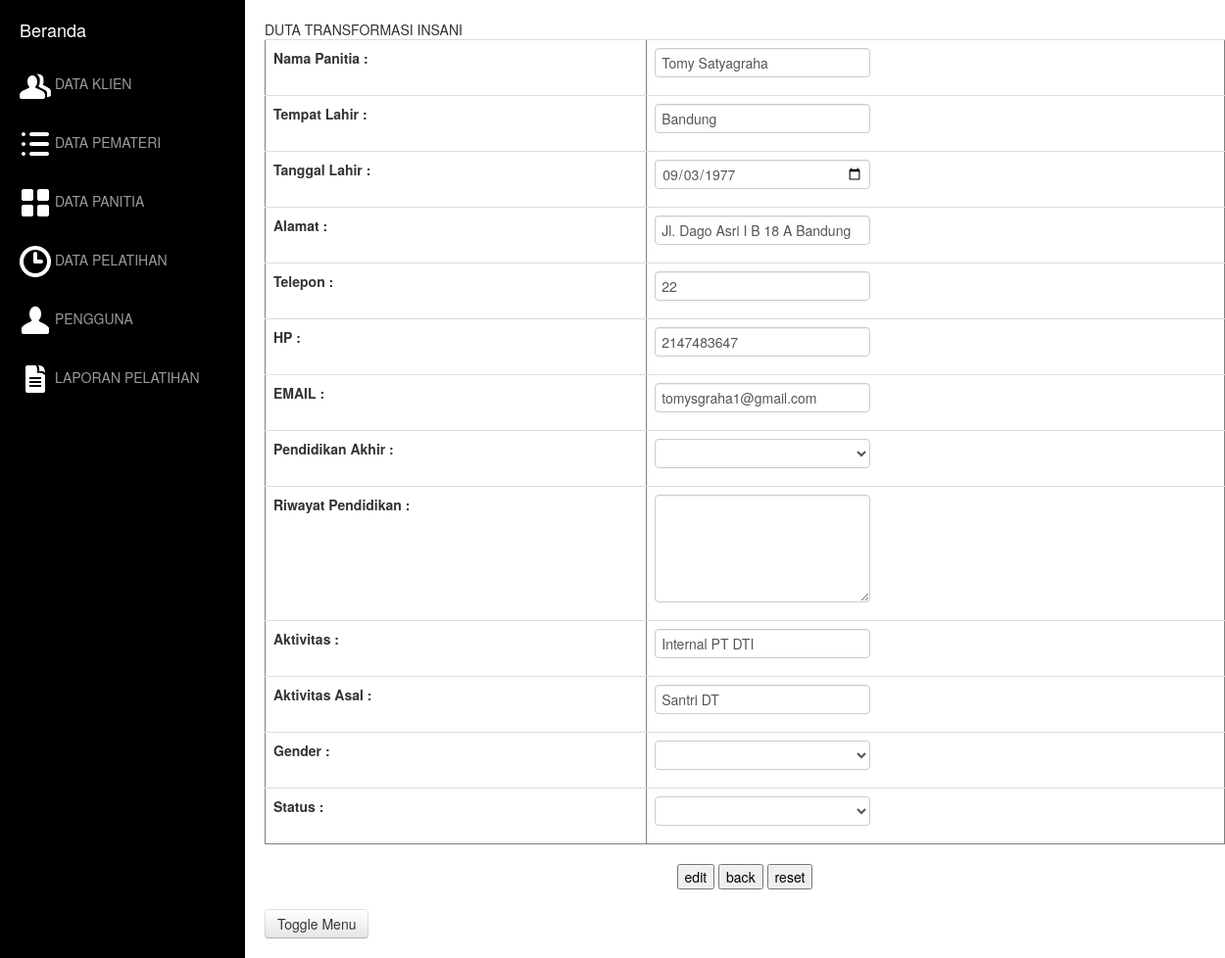
Screenshot of /PANITIA/formedit.php?id=1 with the database file from the repository.
### tables this page shows
CREATE TABLE IF NOT EXISTS `tb_panitia` (
  `id_panitia` int(11) NOT NULL AUTO_INCREMENT,
  `nama_panitia` varchar(30) NOT NULL,
  `tempat_lahir` varchar(30) NOT NULL,
  `Tgl` date NOT NULL,
  `alamat` text NOT NULL,
  `telepon` int(11) NOT NULL,
  `hp` int(12) NOT NULL,
  `email` varchar(30) NOT NULL,
  `pend_akhir` varchar(10) NOT NULL,
  `riw_pend` text NOT NULL,
  `aktivitas` varchar(30) NOT NULL,
  `aktivitas_asal` varchar(30) NOT NULL,
  `gender` char(6) NOT NULL,
  `status` varchar(10) NOT NULL,
  `photo` varchar(100) NOT NULL,
  `ukuran` int(12) NOT NULL,
  `type` varchar(100) NOT NULL,
  PRIMARY KEY (`id_panitia`)
);

### PANITIA/formedit.php (called while the page is built, shortened)
<?php
	include "panitia.php";
	$id = $_GET[id];
	$panitia = new panitia();
	$data_panitia = $panitia->get_panitia_by_id($id);
	include "view.formedit.php";
?>

### PANITIA/panitia.php (called while the page is built, shortened)
<?php
class panitia{
	function get_panitia_by_id($id){
		$sql = "select * from tb_panitia where id_panitia='$id'";
		$query = mysql_query($sql) or die("Gagal query : ".$sql);
		$hasil = mysql_fetch_array($query);
		return $hasil;
	}
}
?>

### PANITIA/view.formedit.php (the view, shortened to what this page needs)
<!DOCTYPE html>
<html lang="en">
<head>
    <link href="asset/css/bootstrap.min.css" rel="stylesheet">
    <link href="asset/css/simple-sidebar.css" rel="stylesheet">
</head>
<body>
    <div id="wrapper">
        <div id="sidebar-wrapper">
            <ul class="sidebar-nav">
                <li class="sidebar-brand">
                    <a href="../home.php">
                        Beranda
                    </a>
                </li>
                <li>
                    <a href="../KLIEN/index.php"><img src='../asset/icons/wb/ic_users.png' /> DATA KLIEN </a>
                </li><br>
                <li>
                    <a href="../PEMATERI/index.php"><img src='../asset/icons/wb/ic_list.png' /> DATA PEMATERI</a>
                </li><br>
                <li>
                    <a href="#"><img src='../asset/icons/wb/ic_grid.png' /> DATA PANITIA</a>
                </li><br>
                <li>
                    <a href="../EVENT/index.php"><img src='../asset/icons/wb/ic_time.png' /> DATA PELATIHAN</a>
                </li><br>
				<li>
                    <a href="../USER/index.php"><img src='../asset/icons/wb/ic_user.png' /> PENGGUNA</a>
                </li><br>
                <li>
                    <a href="../LAPORAN/form.php"><img src='../asset/icons/wb/ic_text_document.png' /> LAPORAN PELATIHAN</a>
                </li>
            </ul>
        </div>
        <div id="page-content-wrapper">
            <div class="container-fluid">
                <div class="row">
                    <div class="col-lg-12">
                       DUTA TRANSFORMASI INSANI
											<form method="post"   action="action.php">
						<center>
							<table class="table" width="350" border="1">
							<tr>
								<th scope="row">Nama Panitia :</th>
								<td><input type="text"  name="nama_panitia" value="<?php echo $data_panitia['nama_panitia'];?>" /></td>
							</tr>
							<tr>
								<th scope="row">Tempat Lahir :</th>
								<td><input type="text" name="tempat_lahir" value="<?php echo $data_panitia['tempat_lahir'];?>" /></td>
							</tr>
							<tr>
								<th scope="row">Tanggal Lahir :</th>
								<td><input type="date" name="Tgl" value="<?php echo $data_panitia['Tgl'];?>"/> </td>
							</tr>
							<tr>
								<th scope="row">Alamat :</th>
								<td><input type="text" name="alamat" value="<?php echo $data_panitia['alamat'];?>" /><br></td>
							</tr>
							<tr>
								<th scope="row">Telepon :</th>
								<td><input type="text" name="telepon" value="<?php echo $data_panitia['telepon'];?>" /></td>
							</tr>
							<tr>
								<th scope="row">HP :</th>
								<td><input type="text" name="hp" value="<?php echo $data_panitia['hp'];?>"/></td>
							</tr>
							<tr>
								<th scope="row">EMAIL :</th>
								<td><input type="text" name="email" value="<?php echo $data_panitia['email'];?>" /><br></td>
							</tr>
							<tr>
								<th scope="row">Pendidikan Akhir :</th>
								<td><select name="pend_akhir">
										<option></option>
										<option>SD</option>
									</select>
								</td>
							</tr>
							<tr>
								<th scope="row">Riwayat Pendidikan :</th>
								<td><textarea name="riw_pend" rows="5" cols="26"></textarea>
							</tr>
							<tr>
								<th scope="row">Aktivitas :</th>
								<td><input type="text" name="aktivitas" value="<?php echo $data_panitia['aktivitas'];?>" /></td>
							</tr>
							<tr>
								<th scope="row">Aktivitas Asal :</th>
								<td><input type="text" name="aktivitas_asal" value="<?php echo $data_panitia['aktivitas_asal'];?>" /></td>
							</tr>
							<tr>
								<th scope="row">Gender :</th>
								<td>
								<select name="gender"  >
									<option></option>
									<option>Ikhwan</option>
								</select>
								</td>
							</tr>
							<tr>
								<th scope="row"> Status : </th>
								<td>
									<select name="status">
										<option></option>
										<option>Aktif</option>
									</select>
								</td>
							</tr>
						</table>
							<input type="submit" name="submit" value="edit" />
							<input type="submit" name="submit" value="back"/>
							<input type="reset" name="reset" value="reset"/>
						</center>
						</form>
                        <a href="#menu-toggle" class="btn btn-default" id="menu-toggle">Toggle Menu</a>
                    </div>
                </div>
            </div>
        </div>
    </div>
</body>
</html>

### PANITIA/asset/css/simple-sidebar.css (style rules this page uses)
#wrapper { padding-left: 0; -webkit-transition: all 0.5s ease; -moz-transition: all 0.5s ease; -o-transition: all 0.5s ease; transition: all 0.5s ease; }
#sidebar-wrapper { z-index: 1000; position: fixed; left: 250px; width: 0; height: 100%; margin-left: -250px; overflow-y: auto; background: #000; -webkit-transition: all 0.5s ease; -moz-transition: all 0.5s ease; -o-transition: all 0.5s ease; transition: all 0.5s ease; }
#page-content-wrapper { width: 100%; padding: 15px; }
.sidebar-nav { position: absolute; top: 0; width: 250px; margin: 0; padding: 0; list-style: none; }
.sidebar-nav li { text-indent: 20px; line-height: 40px; }
.sidebar-nav li a { display: block; text-decoration: none; color: #999999; }
.sidebar-nav > .sidebar-brand { height: 65px; font-size: 18px; line-height: 60px; }
.sidebar-nav > .sidebar-brand a { color: #999999; }
@media (min-width:768px) { #wrapper { padding-left: 250px; } }
@media (min-width:768px) { #sidebar-wrapper { width: 250px; } }
@media (min-width:768px) { #page-content-wrapper { padding: 20px; } }

### rows the page displays
tb_panitia: nama_panitia "Tomy Satyagraha", tempat_lahir "Bandung", Tgl "09/03/1977", alamat "Jl. Dago Asri I B 18 A Bandung", telepon "22", hp "2147483647", email "tomysgraha1@gmail.com", aktivitas "Internal PT DTI", aktivitas_asal "Santri DT"
